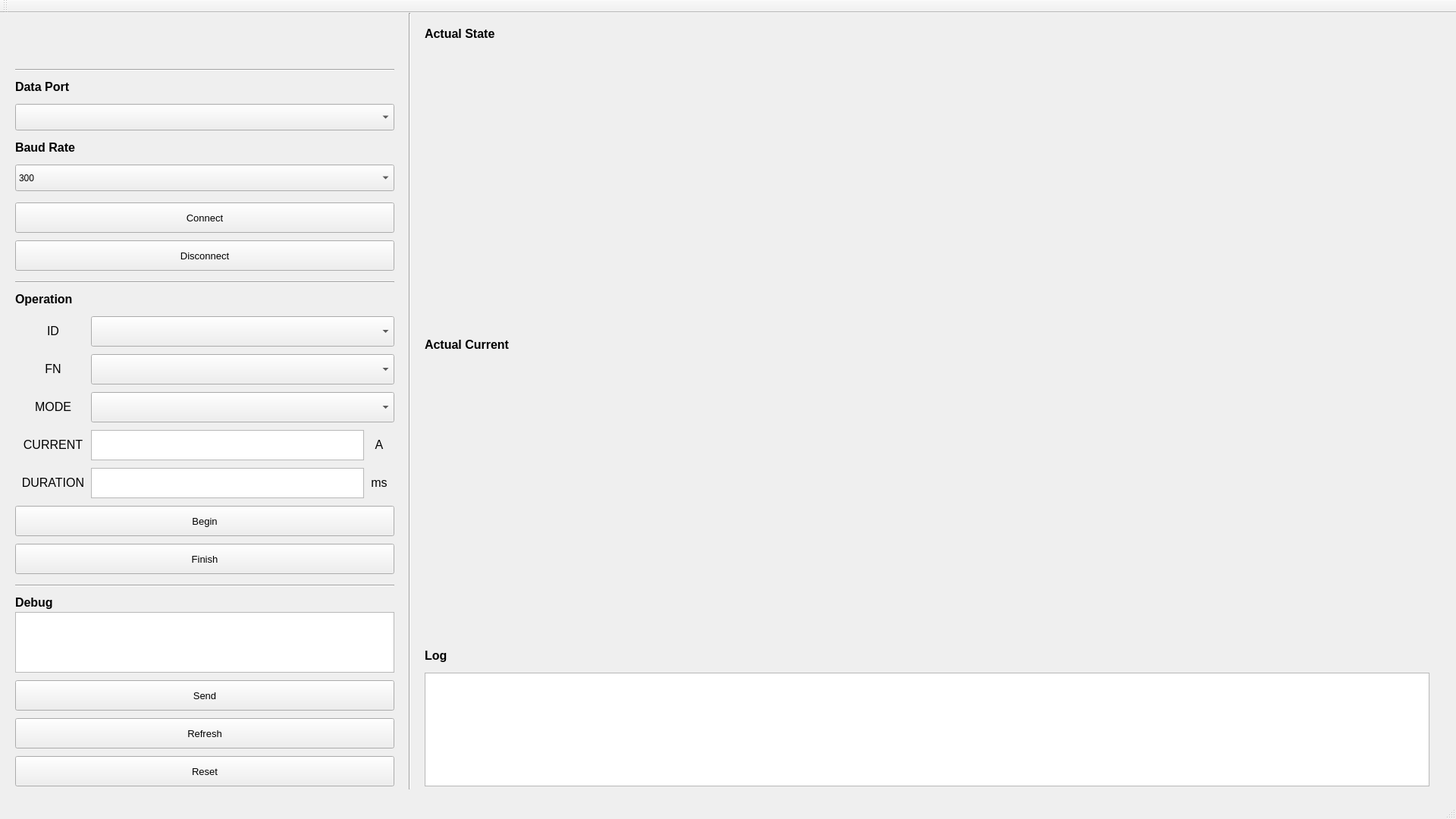
<?xml version="1.0" encoding="UTF-8"?>
<ui version="4.0">
 <class>MainWindow</class>
 <widget class="QMainWindow" name="MainWindow">
  <property name="geometry">
   <rect>
    <x>0</x>
    <y>0</y>
    <width>1920</width>
    <height>1080</height>
   </rect>
  </property>
  <property name="windowTitle">
   <string>MainWindow</string>
  </property>
  <widget class="QWidget" name="centralWidget">
   <widget class="QLabel" name="label_Title">
    <property name="geometry">
     <rect>
      <x>20</x>
      <y>10</y>
      <width>450</width>
      <height>50</height>
     </rect>
    </property>
    <property name="font">
     <font>
      <family>Microsoft YaHei UI</family>
      <pointsize>14</pointsize>
      <weight>75</weight>
      <bold>true</bold>
     </font>
    </property>
    <property name="text">
     <string>&lt;html&gt;&lt;head/&gt;&lt;body&gt;&lt;p&gt;&lt;img src=&quot;:/icons/images/title.png&quot;/&gt;&lt;/p&gt;&lt;/body&gt;&lt;/html&gt;</string>
    </property>
   </widget>
   <widget class="QLabel" name="label_DataPort">
    <property name="geometry">
     <rect>
      <x>20</x>
      <y>80</y>
      <width>500</width>
      <height>35</height>
     </rect>
    </property>
    <property name="font">
     <font>
      <family>Microsoft YaHei UI</family>
      <pointsize>12</pointsize>
      <weight>50</weight>
      <bold>false</bold>
     </font>
    </property>
    <property name="text">
     <string>&lt;html&gt;&lt;head/&gt;&lt;body&gt;&lt;p&gt;&lt;span style=&quot; font-weight:600;&quot;&gt;Data Port&lt;/span&gt;&lt;/p&gt;&lt;/body&gt;&lt;/html&gt;</string>
    </property>
   </widget>
   <widget class="QComboBox" name="comboBox_DataPort">
    <property name="geometry">
     <rect>
      <x>20</x>
      <y>120</y>
      <width>500</width>
      <height>35</height>
     </rect>
    </property>
   </widget>
   <widget class="QLabel" name="label_BaudRate">
    <property name="geometry">
     <rect>
      <x>20</x>
      <y>160</y>
      <width>500</width>
      <height>35</height>
     </rect>
    </property>
    <property name="font">
     <font>
      <family>Microsoft YaHei UI</family>
      <pointsize>12</pointsize>
      <weight>50</weight>
      <bold>false</bold>
     </font>
    </property>
    <property name="text">
     <string>&lt;html&gt;&lt;head/&gt;&lt;body&gt;&lt;p&gt;&lt;span style=&quot; font-weight:600;&quot;&gt;Baud Rate&lt;/span&gt;&lt;/p&gt;&lt;/body&gt;&lt;/html&gt;</string>
    </property>
   </widget>
   <widget class="QComboBox" name="comboBox_BaudRate">
    <property name="geometry">
     <rect>
      <x>20</x>
      <y>200</y>
      <width>500</width>
      <height>35</height>
     </rect>
    </property>
    <item>
     <property name="text">
      <string>300</string>
     </property>
    </item>
    <item>
     <property name="text">
      <string>1200</string>
     </property>
    </item>
    <item>
     <property name="text">
      <string>2400</string>
     </property>
    </item>
    <item>
     <property name="text">
      <string>4800</string>
     </property>
    </item>
    <item>
     <property name="text">
      <string>9600</string>
     </property>
    </item>
    <item>
     <property name="text">
      <string>19200</string>
     </property>
    </item>
    <item>
     <property name="text">
      <string>38400</string>
     </property>
    </item>
    <item>
     <property name="text">
      <string>57600</string>
     </property>
    </item>
    <item>
     <property name="text">
      <string>115200</string>
     </property>
    </item>
    <item>
     <property name="text">
      <string>921600</string>
     </property>
    </item>
   </widget>
   <widget class="QLabel" name="label_Operation">
    <property name="geometry">
     <rect>
      <x>20</x>
      <y>360</y>
      <width>500</width>
      <height>35</height>
     </rect>
    </property>
    <property name="font">
     <font>
      <family>Microsoft YaHei UI</family>
      <pointsize>12</pointsize>
      <weight>50</weight>
      <bold>false</bold>
     </font>
    </property>
    <property name="text">
     <string>&lt;html&gt;&lt;head/&gt;&lt;body&gt;&lt;p&gt;&lt;span style=&quot; font-weight:600;&quot;&gt;Operation&lt;/span&gt;&lt;/p&gt;&lt;/body&gt;&lt;/html&gt;</string>
    </property>
   </widget>
   <widget class="QPushButton" name="pushButton_Begin">
    <property name="geometry">
     <rect>
      <x>20</x>
      <y>650</y>
      <width>500</width>
      <height>40</height>
     </rect>
    </property>
    <property name="font">
     <font>
      <family>Microsoft YaHei UI</family>
      <pointsize>10</pointsize>
      <weight>50</weight>
      <bold>false</bold>
     </font>
    </property>
    <property name="text">
     <string>Begin</string>
    </property>
   </widget>
   <widget class="QLabel" name="label_Debug">
    <property name="geometry">
     <rect>
      <x>20</x>
      <y>760</y>
      <width>500</width>
      <height>35</height>
     </rect>
    </property>
    <property name="font">
     <font>
      <family>Microsoft YaHei UI</family>
      <pointsize>12</pointsize>
      <weight>50</weight>
      <bold>false</bold>
     </font>
    </property>
    <property name="text">
     <string>&lt;html&gt;&lt;head/&gt;&lt;body&gt;&lt;p&gt;&lt;span style=&quot; font-weight:600;&quot;&gt;Debug&lt;/span&gt;&lt;/p&gt;&lt;/body&gt;&lt;/html&gt;</string>
    </property>
   </widget>
   <widget class="QPushButton" name="pushButton_Reset">
    <property name="geometry">
     <rect>
      <x>20</x>
      <y>980</y>
      <width>500</width>
      <height>40</height>
     </rect>
    </property>
    <property name="font">
     <font>
      <family>Microsoft YaHei UI</family>
      <pointsize>10</pointsize>
      <weight>50</weight>
      <bold>false</bold>
     </font>
    </property>
    <property name="text">
     <string>Reset</string>
    </property>
   </widget>
   <widget class="QPushButton" name="pushButton_Refresh">
    <property name="geometry">
     <rect>
      <x>20</x>
      <y>930</y>
      <width>500</width>
      <height>40</height>
     </rect>
    </property>
    <property name="font">
     <font>
      <family>Microsoft YaHei UI</family>
      <pointsize>10</pointsize>
      <weight>50</weight>
      <bold>false</bold>
     </font>
    </property>
    <property name="text">
     <string>Refresh</string>
    </property>
   </widget>
   <widget class="QPushButton" name="pushButton_Send">
    <property name="geometry">
     <rect>
      <x>20</x>
      <y>880</y>
      <width>500</width>
      <height>40</height>
     </rect>
    </property>
    <property name="font">
     <font>
      <family>Microsoft YaHei UI</family>
      <pointsize>10</pointsize>
      <weight>50</weight>
      <bold>false</bold>
     </font>
    </property>
    <property name="text">
     <string>Send</string>
    </property>
   </widget>
   <widget class="QPlainTextEdit" name="plainTextEdit_Debug">
    <property name="geometry">
     <rect>
      <x>20</x>
      <y>790</y>
      <width>500</width>
      <height>80</height>
     </rect>
    </property>
   </widget>
   <widget class="Line" name="line">
    <property name="geometry">
     <rect>
      <x>20</x>
      <y>70</y>
      <width>500</width>
      <height>10</height>
     </rect>
    </property>
    <property name="orientation">
     <enum>Qt::Horizontal</enum>
    </property>
   </widget>
   <widget class="Line" name="line_2">
    <property name="geometry">
     <rect>
      <x>20</x>
      <y>350</y>
      <width>500</width>
      <height>10</height>
     </rect>
    </property>
    <property name="orientation">
     <enum>Qt::Horizontal</enum>
    </property>
   </widget>
   <widget class="Line" name="line_3">
    <property name="geometry">
     <rect>
      <x>20</x>
      <y>750</y>
      <width>500</width>
      <height>10</height>
     </rect>
    </property>
    <property name="orientation">
     <enum>Qt::Horizontal</enum>
    </property>
   </widget>
   <widget class="QPushButton" name="pushButton_Finish">
    <property name="geometry">
     <rect>
      <x>20</x>
      <y>700</y>
      <width>500</width>
      <height>40</height>
     </rect>
    </property>
    <property name="font">
     <font>
      <family>Microsoft YaHei UI</family>
      <pointsize>10</pointsize>
      <weight>50</weight>
      <bold>false</bold>
     </font>
    </property>
    <property name="text">
     <string>Finish</string>
    </property>
   </widget>
   <widget class="QLabel" name="label_logo">
    <property name="geometry">
     <rect>
      <x>460</x>
      <y>10</y>
      <width>50</width>
      <height>50</height>
     </rect>
    </property>
    <property name="text">
     <string>&lt;html&gt;&lt;head/&gt;&lt;body&gt;&lt;p&gt;&lt;img src=&quot;:/icons/images/HRT_Logo.png&quot;/&gt;&lt;/p&gt;&lt;/body&gt;&lt;/html&gt;</string>
    </property>
   </widget>
   <widget class="Line" name="line_4">
    <property name="geometry">
     <rect>
      <x>530</x>
      <y>0</y>
      <width>20</width>
      <height>1024</height>
     </rect>
    </property>
    <property name="orientation">
     <enum>Qt::Vertical</enum>
    </property>
   </widget>
   <widget class="QPushButton" name="pushButton_Connect">
    <property name="geometry">
     <rect>
      <x>20</x>
      <y>250</y>
      <width>500</width>
      <height>40</height>
     </rect>
    </property>
    <property name="font">
     <font>
      <family>Microsoft YaHei UI</family>
      <pointsize>10</pointsize>
      <weight>50</weight>
      <bold>false</bold>
     </font>
    </property>
    <property name="text">
     <string>Connect</string>
    </property>
   </widget>
   <widget class="QPushButton" name="pushButton_Disconnect">
    <property name="geometry">
     <rect>
      <x>20</x>
      <y>300</y>
      <width>500</width>
      <height>40</height>
     </rect>
    </property>
    <property name="font">
     <font>
      <family>Microsoft YaHei UI</family>
      <pointsize>10</pointsize>
      <weight>50</weight>
      <bold>false</bold>
     </font>
    </property>
    <property name="text">
     <string>Disconnect</string>
    </property>
   </widget>
   <widget class="QComboBox" name="comboBox_ID">
    <property name="geometry">
     <rect>
      <x>120</x>
      <y>400</y>
      <width>400</width>
      <height>40</height>
     </rect>
    </property>
   </widget>
   <widget class="QComboBox" name="comboBox_FN">
    <property name="geometry">
     <rect>
      <x>120</x>
      <y>450</y>
      <width>400</width>
      <height>40</height>
     </rect>
    </property>
   </widget>
   <widget class="QComboBox" name="comboBox_MODE">
    <property name="geometry">
     <rect>
      <x>120</x>
      <y>500</y>
      <width>400</width>
      <height>40</height>
     </rect>
    </property>
   </widget>
   <widget class="QLabel" name="label_ID">
    <property name="geometry">
     <rect>
      <x>20</x>
      <y>400</y>
      <width>100</width>
      <height>40</height>
     </rect>
    </property>
    <property name="font">
     <font>
      <family>Microsoft YaHei UI</family>
      <pointsize>12</pointsize>
      <weight>50</weight>
      <bold>false</bold>
     </font>
    </property>
    <property name="text">
     <string>&lt;html&gt;&lt;head/&gt;&lt;body&gt;&lt;p align=&quot;center&quot;&gt;ID&lt;/p&gt;&lt;/body&gt;&lt;/html&gt;</string>
    </property>
   </widget>
   <widget class="QLabel" name="label_FN">
    <property name="geometry">
     <rect>
      <x>20</x>
      <y>450</y>
      <width>100</width>
      <height>40</height>
     </rect>
    </property>
    <property name="font">
     <font>
      <family>Microsoft YaHei UI</family>
      <pointsize>12</pointsize>
      <weight>50</weight>
      <bold>false</bold>
     </font>
    </property>
    <property name="text">
     <string>&lt;html&gt;&lt;head/&gt;&lt;body&gt;&lt;p align=&quot;center&quot;&gt;FN&lt;/p&gt;&lt;/body&gt;&lt;/html&gt;</string>
    </property>
   </widget>
   <widget class="QLabel" name="label_MODE">
    <property name="geometry">
     <rect>
      <x>20</x>
      <y>500</y>
      <width>100</width>
      <height>40</height>
     </rect>
    </property>
    <property name="font">
     <font>
      <family>Microsoft YaHei UI</family>
      <pointsize>12</pointsize>
      <weight>50</weight>
      <bold>false</bold>
     </font>
    </property>
    <property name="text">
     <string>&lt;html&gt;&lt;head/&gt;&lt;body&gt;&lt;p align=&quot;center&quot;&gt;MODE&lt;/p&gt;&lt;/body&gt;&lt;/html&gt;</string>
    </property>
   </widget>
   <widget class="QLabel" name="label_CURRENT">
    <property name="geometry">
     <rect>
      <x>20</x>
      <y>550</y>
      <width>100</width>
      <height>40</height>
     </rect>
    </property>
    <property name="font">
     <font>
      <family>Microsoft YaHei UI</family>
      <pointsize>12</pointsize>
      <weight>50</weight>
      <bold>false</bold>
     </font>
    </property>
    <property name="text">
     <string>&lt;html&gt;&lt;head/&gt;&lt;body&gt;&lt;p align=&quot;center&quot;&gt;CURRENT&lt;/p&gt;&lt;/body&gt;&lt;/html&gt;</string>
    </property>
   </widget>
   <widget class="QLabel" name="label_DURATION">
    <property name="geometry">
     <rect>
      <x>20</x>
      <y>600</y>
      <width>100</width>
      <height>40</height>
     </rect>
    </property>
    <property name="font">
     <font>
      <family>Microsoft YaHei UI</family>
      <pointsize>12</pointsize>
      <weight>50</weight>
      <bold>false</bold>
     </font>
    </property>
    <property name="text">
     <string>&lt;html&gt;&lt;head/&gt;&lt;body&gt;&lt;p align=&quot;center&quot;&gt;DURATION&lt;/p&gt;&lt;/body&gt;&lt;/html&gt;</string>
    </property>
   </widget>
   <widget class="QPlainTextEdit" name="plainTextEdit_CURRENT">
    <property name="geometry">
     <rect>
      <x>120</x>
      <y>550</y>
      <width>360</width>
      <height>40</height>
     </rect>
    </property>
   </widget>
   <widget class="QPlainTextEdit" name="plainTextEdit_DURATION">
    <property name="geometry">
     <rect>
      <x>120</x>
      <y>600</y>
      <width>360</width>
      <height>40</height>
     </rect>
    </property>
   </widget>
   <widget class="QLabel" name="label_A">
    <property name="geometry">
     <rect>
      <x>480</x>
      <y>550</y>
      <width>40</width>
      <height>40</height>
     </rect>
    </property>
    <property name="font">
     <font>
      <family>Microsoft YaHei UI</family>
      <pointsize>12</pointsize>
      <weight>50</weight>
      <bold>false</bold>
     </font>
    </property>
    <property name="text">
     <string>&lt;html&gt;&lt;head/&gt;&lt;body&gt;&lt;p align=&quot;center&quot;&gt;A&lt;/p&gt;&lt;/body&gt;&lt;/html&gt;</string>
    </property>
   </widget>
   <widget class="QLabel" name="label_ms">
    <property name="geometry">
     <rect>
      <x>480</x>
      <y>600</y>
      <width>40</width>
      <height>40</height>
     </rect>
    </property>
    <property name="font">
     <font>
      <family>Microsoft YaHei UI</family>
      <pointsize>12</pointsize>
      <weight>50</weight>
      <bold>false</bold>
     </font>
    </property>
    <property name="text">
     <string>&lt;html&gt;&lt;head/&gt;&lt;body&gt;&lt;p align=&quot;center&quot;&gt;ms&lt;/p&gt;&lt;/body&gt;&lt;/html&gt;</string>
    </property>
   </widget>
   <widget class="QPlainTextEdit" name="plainTextEdit_Log">
    <property name="geometry">
     <rect>
      <x>560</x>
      <y>870</y>
      <width>1325</width>
      <height>150</height>
     </rect>
    </property>
   </widget>
   <widget class="QLabel" name="label_Debug_2">
    <property name="geometry">
     <rect>
      <x>560</x>
      <y>830</y>
      <width>1325</width>
      <height>35</height>
     </rect>
    </property>
    <property name="font">
     <font>
      <family>Microsoft YaHei UI</family>
      <pointsize>12</pointsize>
      <weight>50</weight>
      <bold>false</bold>
     </font>
    </property>
    <property name="text">
     <string>&lt;html&gt;&lt;head/&gt;&lt;body&gt;&lt;p&gt;&lt;span style=&quot; font-weight:600;&quot;&gt;Log&lt;/span&gt;&lt;/p&gt;&lt;/body&gt;&lt;/html&gt;</string>
    </property>
   </widget>
   <widget class="QWidget" name="gridLayoutWidget_2">
    <property name="geometry">
     <rect>
      <x>560</x>
      <y>50</y>
      <width>1321</width>
      <height>361</height>
     </rect>
    </property>
    <layout class="QGridLayout" name="gridLayout_State"/>
   </widget>
   <widget class="QWidget" name="gridLayoutWidget_3">
    <property name="geometry">
     <rect>
      <x>560</x>
      <y>460</y>
      <width>1321</width>
      <height>361</height>
     </rect>
    </property>
    <layout class="QGridLayout" name="gridLayout_Current"/>
   </widget>
   <widget class="QLabel" name="label_Debug_3">
    <property name="geometry">
     <rect>
      <x>560</x>
      <y>10</y>
      <width>1325</width>
      <height>35</height>
     </rect>
    </property>
    <property name="font">
     <font>
      <family>Microsoft YaHei UI</family>
      <pointsize>12</pointsize>
      <weight>50</weight>
      <bold>false</bold>
     </font>
    </property>
    <property name="text">
     <string>&lt;html&gt;&lt;head/&gt;&lt;body&gt;&lt;p&gt;&lt;span style=&quot; font-weight:600;&quot;&gt;Actual State&lt;/span&gt;&lt;/p&gt;&lt;/body&gt;&lt;/html&gt;</string>
    </property>
   </widget>
   <widget class="QLabel" name="label_Debug_4">
    <property name="geometry">
     <rect>
      <x>560</x>
      <y>420</y>
      <width>1325</width>
      <height>35</height>
     </rect>
    </property>
    <property name="font">
     <font>
      <family>Microsoft YaHei UI</family>
      <pointsize>12</pointsize>
      <weight>50</weight>
      <bold>false</bold>
     </font>
    </property>
    <property name="text">
     <string>&lt;html&gt;&lt;head/&gt;&lt;body&gt;&lt;p&gt;&lt;span style=&quot; font-weight:600;&quot;&gt;Actual Current&lt;/span&gt;&lt;/p&gt;&lt;/body&gt;&lt;/html&gt;</string>
    </property>
   </widget>
  </widget>
  <widget class="QMenuBar" name="menuBar">
   <property name="geometry">
    <rect>
     <x>0</x>
     <y>0</y>
     <width>1920</width>
     <height>23</height>
    </rect>
   </property>
  </widget>
  <widget class="QToolBar" name="mainToolBar">
   <attribute name="toolBarArea">
    <enum>TopToolBarArea</enum>
   </attribute>
   <attribute name="toolBarBreak">
    <bool>false</bool>
   </attribute>
  </widget>
  <widget class="QStatusBar" name="statusBar"/>
 </widget>
 <layoutdefault spacing="6" margin="11"/>
 <resources/>
 <connections/>
</ui>
